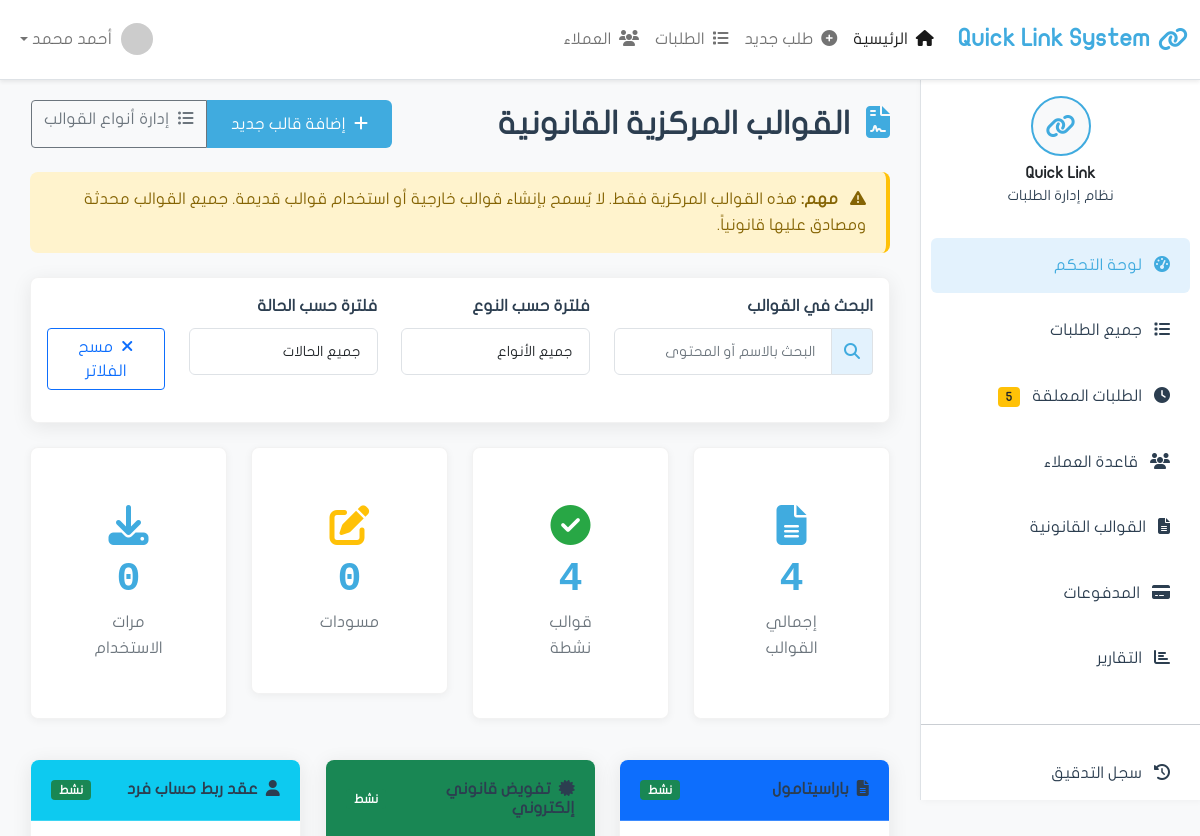
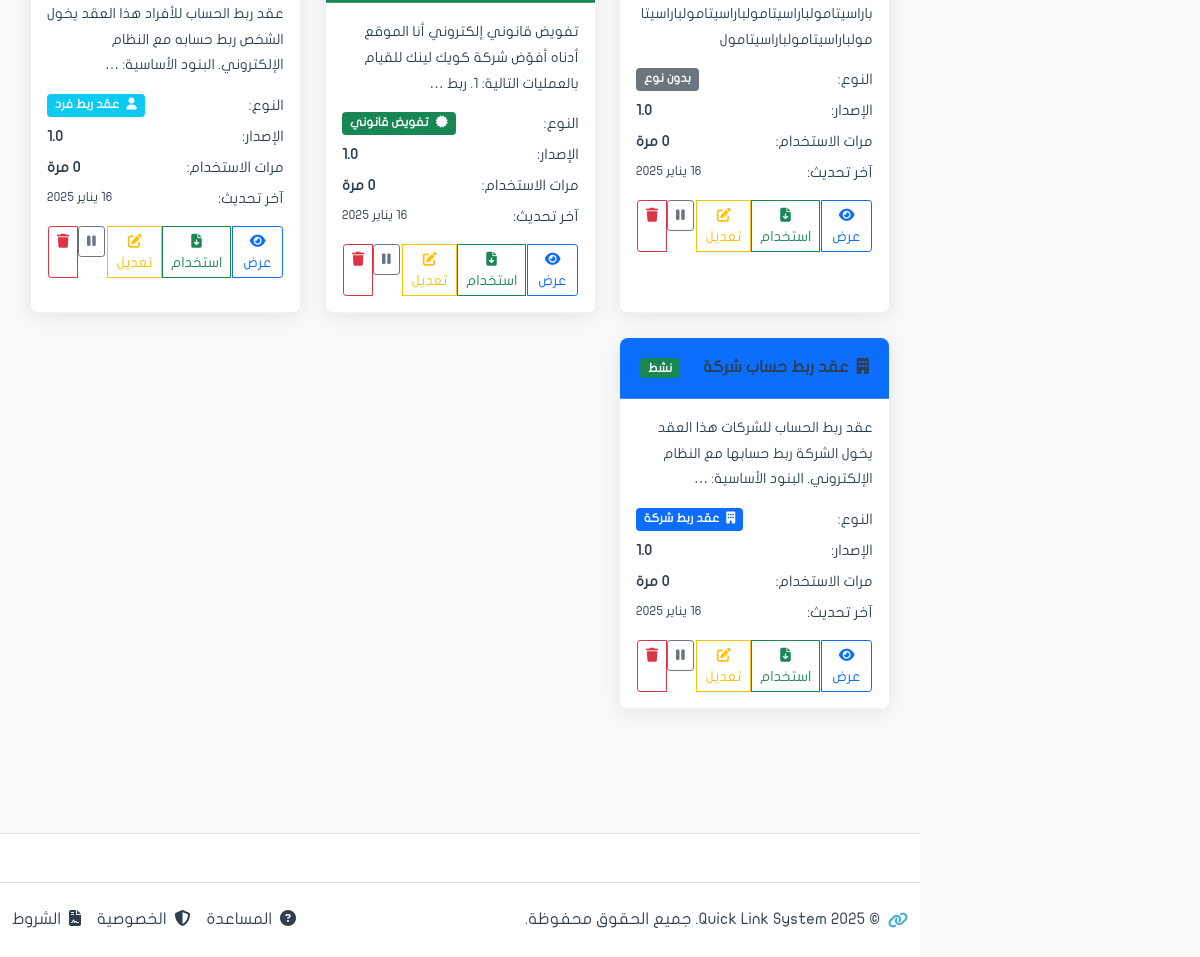
/templates/, run on the app's committed database (2 pictures, top to bottom).
### apps/requests/models.py (models this page shows, shortened)
class Template(models.Model):
    name = models.CharField('اسم القالب', max_length=200)
    name_english = models.CharField('الاسم بالإنجليزية', max_length=200, blank=True)
    code = models.CharField('الرمز', max_length=50, unique=True, editable=False)
    content_arabic = models.TextField('المحتوى بالعربية')
    content_english = models.TextField('المحتوى بالإنجليزية', blank=True)
    version = models.CharField('الإصدار', max_length=20, default='1.0')
    template_type = models.ForeignKey(
        'TemplateType',
        on_delete=models.PROTECT,
        related_name='templates',
        verbose_name='نوع القالب',
        null=True,  # للتوافق المؤقت
        blank=True
    )
    template_type_legacy = models.CharField(
        'نوع القالب (قديم)',
        max_length=100,
        blank=True,
        null=True
    )
    is_active = models.BooleanField('نشط', default=True)
    is_published = models.BooleanField('منشور', default=False)
    file = models.FileField('ملف القالب', upload_to='templates/', blank=True)
    usage_count = models.IntegerField('عدد الاستخدامات', default=0)
    created_at = models.DateTimeField('تاريخ الإنشاء', auto_now_add=True)
    updated_at = models.DateTimeField('آخر تحديث', auto_now=True)
    created_by = models.ForeignKey('auth.User', on_delete=models.SET_NULL, null=True)
    class Meta:
        verbose_name = 'قالب'
        verbose_name_plural = 'القوالب'
        ordering = ['-created_at']

class TemplateType(models.Model):
    name_arabic = models.CharField('الاسم بالعربية', max_length=200)
    name_english = models.CharField('الاسم بالإنجليزية', max_length=200, blank=True)
    code = models.CharField('الرمز', max_length=50, unique=True, editable=False)
    icon = models.CharField('الأيقونة', max_length=50, blank=True, default='fa-file-alt',
                           help_text='مثال: fa-file-alt (اختياري)')
    color = models.CharField('اللون', max_length=20, default='primary',
                            choices=[
                                ('primary', 'أزرق'),
                                ('success', 'أخضر'),
                                ('warning', 'أصفر'),
                                ('info', 'سماوي'),
                                ('danger', 'أحمر'),
                                ('secondary', 'رمادي'),
                                ('dark', 'أسود'),
                                ('light', 'فاتح'),
                            ])
    description = models.TextField('الوصف', blank=True)
    display_order = models.IntegerField('ترتيب العرض', default=0)
    is_active = models.BooleanField('نشط', default=True)
    usage_count = models.IntegerField('عدد الاستخدامات', default=0)
    created_at = models.DateTimeField('تاريخ الإنشاء', auto_now_add=True)
    updated_at = models.DateTimeField('آخر تحديث', auto_now=True)
    class Meta:
        verbose_name = 'نوع قالب'
        verbose_name_plural = 'أنواع القوالب'
        ordering = ['display_order', 'name_arabic']

### apps/requests/views.py (the view, shortened to what this page needs)
# urls.py: path('templates/', views.templates_list, name='templates_list'),
def templates_list(request):
    from django.db.models import Count
    from apps.requests.models import TemplateType
    type_filter = request.GET.get('type')
    status_filter = request.GET.get('status')
    templates = Template.objects.select_related('template_type').all()
    if type_filter and type_filter != 'all':
        templates = templates.filter(template_type_id=type_filter)
    templates = templates.order_by('-updated_at')
    total_templates = Template.objects.count()
    active_templates = Template.objects.filter(is_active=True, is_published=True).count()
    draft_templates = Template.objects.filter(is_published=False).count()
    total_usage = sum(t.usage_count for t in Template.objects.all())
    template_types = TemplateType.objects.filter(is_active=True).order_by('display_order')
    context = {
        'page_title': 'القوالب القانونية',
        'templates': templates,
        'total_templates': total_templates,
        'active_templates': active_templates,
        'draft_templates': draft_templates,
        'total_usage': total_usage,
        'template_types': template_types,
    }
    return render(request, 'requests/templates_list.html', context)

### apps/requests/templates/requests/templates_list.html (shortened to what this page needs)
{% extends 'base.html' %}
{% load static %}
{% block content %}
            <div class="d-flex justify-content-between align-items-center mb-4">
                <h2 class="mb-0">
                    <i class="fas fa-file-contract me-2 text-primary"></i>
                    القوالب المركزية القانونية
                </h2>
                <div class="btn-group" role="group">
                    <a href="{% url 'requests:template_create' %}" class="btn btn-primary">
                    <i class="fas fa-plus me-1"></i>
                    إضافة قالب جديد
                    </a>
                    <a href="{% url 'requests:template_types_list' %}" class="btn btn-outline-secondary">
                        <i class="fas fa-list-ul me-1"></i>
                        إدارة أنواع القوالب
                    </a>
                </div>
            </div>
            <div class="alert alert-warning mb-4">
                <i class="fas fa-exclamation-triangle me-2"></i>
                <strong>مهم:</strong> هذه القوالب المركزية فقط. لا يُسمح بإنشاء قوالب خارجية أو استخدام قوالب قديمة. جميع القوالب محدثة ومصادق عليها قانونياً.
            </div>
            <div class="card shadow-custom mb-4">
                <div class="card-body">
                    <div class="row">
                        <div class="col-md-4 mb-3">
                            <label class="form-label">البحث في القوالب</label>
                            <div class="input-group">
                                <span class="input-group-text">
                                    <i class="fas fa-search"></i>
                                </span>
                                <input type="text" class="form-control" placeholder="البحث بالاسم أو المحتوى" id="templateSearchInput">
                            </div>
                        </div>
                        <div class="col-md-3 mb-3">
                            <label class="form-label">فلترة حسب النوع</label>
                            <select class="form-control" id="typeFilter">
                                <option value="all">جميع الأنواع</option>
                            </select>
                        </div>
                        <div class="col-md-3 mb-3">
                            <label class="form-label">فلترة حسب الحالة</label>
                            <select class="form-control" id="statusFilter">
                                <option value="all">جميع الحالات</option>
                            </select>
                        </div>
                        <div class="col-md-2 mb-3">
                            <label class="form-label">&nbsp;</label>
                            <div class="d-grid">
                                <button class="btn btn-outline-primary" onclick="clearTemplateFilters()">
                                    <i class="fas fa-times me-1"></i>
                                    مسح الفلاتر
                                </button>
                            </div>
                        </div>
                    </div>
                </div>
            </div>
            <div class="row mb-4">
                <div class="col-xl-3 col-md-6 mb-3">
                    <div class="card stats-card">
                        <div class="card-body text-center">
                            <i class="fas fa-file-alt icon-large text-primary"></i>
                            <div class="stats-number">{{ total_templates|default:0 }}</div>
                            <div class="stats-label">إجمالي القوالب</div>
                        </div>
                    </div>
                </div>
                <div class="col-xl-3 col-md-6 mb-3">
                    <div class="card stats-card">
                        <div class="card-body text-center">
                            <i class="fas fa-check-circle icon-large text-success"></i>
                            <div class="stats-number">{{ active_templates|default:0 }}</div>
                            <div class="stats-label">قوالب نشطة</div>
                        </div>
                    </div>
                </div>
                <div class="col-xl-3 col-md-6 mb-3">
                    <div class="card stats-card">
                        <div class="card-body text-center">
                            <i class="fas fa-edit icon-large text-warning"></i>
                            <div class="stats-number">{{ draft_templates|default:0 }}</div>
                            <div class="stats-label">مسودات</div>
                        </div>
                    </div>
                </div>
                <div class="col-xl-3 col-md-6 mb-3">
                    <div class="card stats-card">
                        <div class="card-body text-center">
                            <i class="fas fa-download icon-large text-info"></i>
                            <div class="stats-number">{{ total_usage|default:0 }}</div>
                            <div class="stats-label">مرات الاستخدام</div>
                        </div>
                    </div>
                </div>
            </div>
            <div class="row">
                {% if templates %}
                    {% for template in templates %}
                <div class="col-lg-4 col-md-6 mb-4">
                    <div class="card template-card shadow-custom">
                        <div class="card-header bg-{{ template.template_type.color|default:'primary' }} text-white">
                            <div class="d-flex justify-content-between align-items-center">
                                <h6 class="mb-0">
                                    {% if template.template_type and template.template_type.icon %}
                                    <i class="fas {{ template.template_type.icon }} me-1"></i>
                                    {% else %}
                                    <i class="fas fa-file-alt me-1"></i>
                                    {% endif %}
                                    {{ template.name }}
                                </h6>
                                <span class="badge
                                    {% if template.is_published and template.is_active %}bg-success
                                    {% elif not template.is_published %}bg-warning text-dark
                                    {% else %}bg-secondary{% endif %}">
                                    {% if template.is_published and template.is_active %}نشط
                                    {% elif not template.is_published %}مسودة
                                    {% else %}مؤرشف{% endif %}
                                </span>
                            </div>
                        </div>
                        <div class="card-body">
                            <p class="text-muted mb-3">
                                <small>{{ template.content_arabic|truncatewords:15 }}</small>
                            </p>
                            <div class="template-meta mb-3">
                                <div class="d-flex justify-content-between mb-2">
                                    <span class="text-muted">النوع:</span>
                                    {% if template.template_type %}
                                    <span class="badge bg-{{ template.template_type.color }}">
                                        {% if template.template_type.icon %}
                                        <i class="fas {{ template.template_type.icon }} me-1"></i>
                                        {% endif %}
                                        {{ template.template_type.name_arabic }}
                                    </span>
                                    {% else %}
                                    <span class="badge bg-secondary">بدون نوع</span>
                                    {% endif %}
                                </div>
                                <div class="d-flex justify-content-between mb-2">
                                    <span class="text-muted">الإصدار:</span>
                                    <strong>{{ template.version }}</strong>
                                </div>
                                <div class="d-flex justify-content-between mb-2">
                                    <span class="text-muted">مرات الاستخدام:</span>
                                    <strong>{{ template.usage_count|default:0 }} مرة</strong>
                                </div>
                                <div class="d-flex justify-content-between">
                                    <span class="text-muted">آخر تحديث:</span>
                                    <small>{{ template.updated_at|date:"d يناير Y" }}</small>
                                </div>
                            </div>
                            <div class="btn-group w-100" role="group">
                                <button class="btn btn-outline-primary btn-sm" onclick="viewTemplate({{ template.id }})">
                                    <i class="fas fa-eye"></i>
                                    عرض
                                </button>
                                {% if template.is_published and template.is_active %}
                                <button class="btn btn-outline-success btn-sm" onclick="useTemplate({{ template.id }})">
                                    <i class="fas fa-file-download"></i>
                                    استخدام
                                </button>
                                {% elif not template.is_published %}
                                <button class="btn btn-outline-success btn-sm" onclick="publishTemplate({{ template.id }})">
                                    <i class="fas fa-check"></i>
                                    نشر
                                </button>
                                {% endif %}
                                <a href="{% url 'requests:template_edit' template.id %}" class="btn btn-outline-warning btn-sm">
                                    <i class="fas fa-edit"></i>
                                    تعديل
                                </a>
                                {% if template.is_active %}
                                <form method="post" action="{% url 'requests:template_toggle' template.id %}" class="d-inline">
                                    <button type="submit" class="btn btn-outline-secondary btn-sm" title="تعطيل">
                                        <i class="fas fa-pause"></i>
                                    </button>
                                </form>
                                {% endif %}
                                {% if template.requests.count == 0 %}
                                <a href="{% url 'requests:template_delete' template.id %}" class="btn btn-outline-danger btn-sm" title="حذف">
                                    <i class="fas fa-trash"></i>
                                </a>
                                {% endif %}
                            </div>
                        </div>
                    </div>
                </div>
                    {% endfor %}
                {% endif %}
            </div>
{% endblock content %}

### data on the page
Template: name "باراسيتامول", is_published "نشط", content_arabic "باراسيتامولباراسيتامولباراسيتامولباراسيتامولباراسيتامولباراسيتامول", shows "بدون نوع", version "1.0", updated_at "16 يناير 2025", is_active True (drawn)
Template: name "تفويض قانوني إلكتروني", is_published "نشط", content_arabic "تفويض قانوني إلكتروني أنا الموقع أدناه أفوّض شركة كويك لينك للقيام بالعمليات التالية: 1. ربط …", template_type.name_arabic "تفويض قانوني", version "1.0", usage_count "0", updated_at "16 يناير 2025", is_active True (drawn)
Template: name "عقد ربط حساب فرد", is_published "نشط", content_arabic "عقد ربط الحساب للأفراد هذا العقد يخول الشخص ربط حسابه مع النظام الإلكتروني. البنود الأساسية: …", template_type.name_arabic "عقد ربط فرد", version "1.0", updated_at "16 يناير 2025", is_active True (drawn)
Template: name "عقد ربط حساب شركة", is_published "نشط", content_arabic "عقد ربط الحساب للشركات هذا العقد يخول الشركة ربط حسابها مع النظام الإلكتروني. البنود الأساسية: …", template_type.name_arabic "عقد ربط شركة", version "1.0", updated_at "16 يناير 2025", is_active True (drawn)

### other printed values
{{ total_templates|default:0 }} "4"
{{ active_templates|default:0 }} "4"
{{ draft_templates|default:0 }} "0"
{{ total_usage|default:0 }} "0"
